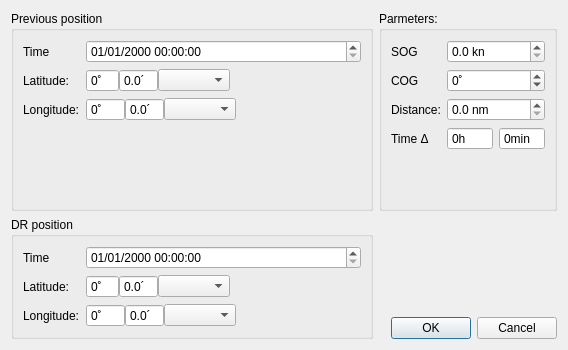
<?xml version="1.0" encoding="UTF-8"?>
<ui version="4.0">
 <class>DialogDR</class>
 <widget class="QDialog" name="DialogDR">
  <property name="geometry">
   <rect>
    <x>0</x>
    <y>0</y>
    <width>568</width>
    <height>350</height>
   </rect>
  </property>
  <property name="windowTitle">
   <string>Dialog</string>
  </property>
  <layout class="QGridLayout" name="gridLayout">
   <item row="0" column="0" colspan="2">
    <widget class="QGroupBox" name="groupBox">
     <property name="title">
      <string>Previous position</string>
     </property>
     <layout class="QFormLayout" name="formLayout_3">
      <item row="0" column="0">
       <widget class="QLabel" name="label_12">
        <property name="text">
         <string>Time</string>
        </property>
       </widget>
      </item>
      <item row="0" column="1">
       <widget class="QDateTimeEdit" name="dateTimeEdit_old">
        <property name="currentSection">
         <enum>QDateTimeEdit::Section::DaySection</enum>
        </property>
        <property name="displayFormat">
         <string>dd/MM/yyyy HH:mm:ss</string>
        </property>
        <property name="timeSpec">
         <enum>Qt::TimeSpec::UTC</enum>
        </property>
       </widget>
      </item>
      <item row="1" column="0">
       <widget class="QLabel" name="label_3">
        <property name="text">
         <string>Latitude:</string>
        </property>
       </widget>
      </item>
      <item row="1" column="1">
       <layout class="QHBoxLayout" name="horizontalLayout_2">
        <property name="spacing">
         <number>0</number>
        </property>
        <item>
         <widget class="QSpinBox" name="spinBox_lat_deg_old">
          <property name="buttonSymbols">
           <enum>QAbstractSpinBox::ButtonSymbols::NoButtons</enum>
          </property>
          <property name="suffix">
           <string>˚</string>
          </property>
          <property name="minimum">
           <number>-90</number>
          </property>
          <property name="maximum">
           <number>90</number>
          </property>
         </widget>
        </item>
        <item>
         <widget class="QDoubleSpinBox" name="doubleSpinBox_lat_min_old">
          <property name="buttonSymbols">
           <enum>QAbstractSpinBox::ButtonSymbols::NoButtons</enum>
          </property>
          <property name="suffix">
           <string>´</string>
          </property>
          <property name="decimals">
           <number>1</number>
          </property>
          <property name="maximum">
           <double>59.000000000000000</double>
          </property>
         </widget>
        </item>
        <item>
         <widget class="QComboBox" name="comboBox_ns_old">
          <property name="currentText">
           <string/>
          </property>
          <property name="currentIndex">
           <number>-1</number>
          </property>
          <property name="maxVisibleItems">
           <number>3</number>
          </property>
         </widget>
        </item>
        <item>
         <spacer name="horizontalSpacer_2">
          <property name="orientation">
           <enum>Qt::Orientation::Horizontal</enum>
          </property>
          <property name="sizeHint" stdset="0">
           <size>
            <width>0</width>
            <height>20</height>
           </size>
          </property>
         </spacer>
        </item>
       </layout>
      </item>
      <item row="2" column="0">
       <widget class="QLabel" name="label_4">
        <property name="text">
         <string>Longitude:</string>
        </property>
       </widget>
      </item>
      <item row="2" column="1">
       <layout class="QHBoxLayout" name="horizontalLayout_4">
        <property name="spacing">
         <number>0</number>
        </property>
        <item>
         <widget class="QSpinBox" name="spinBox_lon_deg_old">
          <property name="wrapping">
           <bool>true</bool>
          </property>
          <property name="alignment">
           <set>Qt::AlignmentFlag::AlignLeading|Qt::AlignmentFlag::AlignLeft|Qt::AlignmentFlag::AlignVCenter</set>
          </property>
          <property name="buttonSymbols">
           <enum>QAbstractSpinBox::ButtonSymbols::NoButtons</enum>
          </property>
          <property name="suffix">
           <string>˚</string>
          </property>
          <property name="minimum">
           <number>-180</number>
          </property>
          <property name="maximum">
           <number>180</number>
          </property>
         </widget>
        </item>
        <item>
         <widget class="QDoubleSpinBox" name="doubleSpinBox_lon_min_old">
          <property name="buttonSymbols">
           <enum>QAbstractSpinBox::ButtonSymbols::NoButtons</enum>
          </property>
          <property name="suffix">
           <string>´</string>
          </property>
          <property name="decimals">
           <number>1</number>
          </property>
          <property name="maximum">
           <double>59.000000000000000</double>
          </property>
         </widget>
        </item>
        <item>
         <widget class="QComboBox" name="comboBox_we_old">
          <property name="maxVisibleItems">
           <number>2</number>
          </property>
         </widget>
        </item>
        <item>
         <spacer name="horizontalSpacer_4">
          <property name="orientation">
           <enum>Qt::Orientation::Horizontal</enum>
          </property>
          <property name="sizeHint" stdset="0">
           <size>
            <width>0</width>
            <height>20</height>
           </size>
          </property>
         </spacer>
        </item>
       </layout>
      </item>
     </layout>
    </widget>
   </item>
   <item row="0" column="2">
    <widget class="QGroupBox" name="groupBox_3">
     <property name="title">
      <string>Parmeters:</string>
     </property>
     <layout class="QFormLayout" name="formLayout">
      <property name="formAlignment">
       <set>Qt::AlignmentFlag::AlignLeading|Qt::AlignmentFlag::AlignLeft|Qt::AlignmentFlag::AlignTop</set>
      </property>
      <item row="0" column="0">
       <widget class="QLabel" name="label_8">
        <property name="text">
         <string>SOG</string>
        </property>
       </widget>
      </item>
      <item row="0" column="1">
       <widget class="QDoubleSpinBox" name="doubleSpinBox_sog">
        <property name="suffix">
         <string> kn</string>
        </property>
        <property name="decimals">
         <number>1</number>
        </property>
        <property name="singleStep">
         <double>0.100000000000000</double>
        </property>
       </widget>
      </item>
      <item row="1" column="0">
       <widget class="QLabel" name="label_7">
        <property name="text">
         <string>COG</string>
        </property>
       </widget>
      </item>
      <item row="1" column="1">
       <widget class="QSpinBox" name="spinBox_cog">
        <property name="wrapping">
         <bool>true</bool>
        </property>
        <property name="suffix">
         <string>˚</string>
        </property>
        <property name="maximum">
         <number>359</number>
        </property>
        <property name="singleStep">
         <number>1</number>
        </property>
        <property name="stepType">
         <enum>QAbstractSpinBox::StepType::AdaptiveDecimalStepType</enum>
        </property>
       </widget>
      </item>
      <item row="2" column="0">
       <widget class="QLabel" name="label_5">
        <property name="text">
         <string>Distance:</string>
        </property>
       </widget>
      </item>
      <item row="2" column="1">
       <widget class="QDoubleSpinBox" name="doubleSpinBox_log">
        <property name="suffix">
         <string> nm</string>
        </property>
        <property name="decimals">
         <number>1</number>
        </property>
        <property name="maximum">
         <double>1000000.000000000000000</double>
        </property>
        <property name="singleStep">
         <double>1.000000000000000</double>
        </property>
       </widget>
      </item>
      <item row="3" column="0">
       <widget class="QLabel" name="label_6">
        <property name="text">
         <string>Time Δ</string>
        </property>
       </widget>
      </item>
      <item row="3" column="1">
       <layout class="QHBoxLayout" name="horizontalLayout_5">
        <item>
         <widget class="QSpinBox" name="spinBox_delta_h">
          <property name="readOnly">
           <bool>true</bool>
          </property>
          <property name="buttonSymbols">
           <enum>QAbstractSpinBox::ButtonSymbols::NoButtons</enum>
          </property>
          <property name="suffix">
           <string>h</string>
          </property>
          <property name="minimum">
           <number>0</number>
          </property>
          <property name="maximum">
           <number>1000</number>
          </property>
         </widget>
        </item>
        <item>
         <widget class="QSpinBox" name="spinBox_delta_min">
          <property name="readOnly">
           <bool>true</bool>
          </property>
          <property name="buttonSymbols">
           <enum>QAbstractSpinBox::ButtonSymbols::NoButtons</enum>
          </property>
          <property name="suffix">
           <string>min</string>
          </property>
          <property name="maximum">
           <number>59</number>
          </property>
         </widget>
        </item>
       </layout>
      </item>
      <item row="5" column="1">
       <spacer name="verticalSpacer">
        <property name="orientation">
         <enum>Qt::Orientation::Vertical</enum>
        </property>
        <property name="sizeHint" stdset="0">
         <size>
          <width>20</width>
          <height>40</height>
         </size>
        </property>
       </spacer>
      </item>
     </layout>
    </widget>
   </item>
   <item row="1" column="0" rowspan="2" colspan="2">
    <widget class="QGroupBox" name="groupBox_2">
     <property name="title">
      <string>DR position</string>
     </property>
     <layout class="QFormLayout" name="formLayout_2">
      <item row="1" column="0">
       <widget class="QLabel" name="label">
        <property name="text">
         <string>Latitude:</string>
        </property>
       </widget>
      </item>
      <item row="2" column="0">
       <widget class="QLabel" name="label_2">
        <property name="text">
         <string>Longitude:</string>
        </property>
       </widget>
      </item>
      <item row="0" column="0">
       <widget class="QLabel" name="label_11">
        <property name="text">
         <string>Time</string>
        </property>
       </widget>
      </item>
      <item row="0" column="1">
       <widget class="QDateTimeEdit" name="dateTimeEdit_dr">
        <property name="currentSection">
         <enum>QDateTimeEdit::Section::DaySection</enum>
        </property>
        <property name="displayFormat">
         <string>dd/MM/yyyy HH:mm:ss</string>
        </property>
        <property name="timeSpec">
         <enum>Qt::TimeSpec::UTC</enum>
        </property>
       </widget>
      </item>
      <item row="2" column="1">
       <layout class="QHBoxLayout" name="horizontalLayout_3">
        <property name="spacing">
         <number>0</number>
        </property>
        <item>
         <widget class="QSpinBox" name="spinBox_lon_deg_dr">
          <property name="wrapping">
           <bool>true</bool>
          </property>
          <property name="alignment">
           <set>Qt::AlignmentFlag::AlignLeading|Qt::AlignmentFlag::AlignLeft|Qt::AlignmentFlag::AlignVCenter</set>
          </property>
          <property name="buttonSymbols">
           <enum>QAbstractSpinBox::ButtonSymbols::NoButtons</enum>
          </property>
          <property name="suffix">
           <string>˚</string>
          </property>
          <property name="minimum">
           <number>-180</number>
          </property>
          <property name="maximum">
           <number>180</number>
          </property>
         </widget>
        </item>
        <item>
         <widget class="QDoubleSpinBox" name="doubleSpinBox_lon_min_dr">
          <property name="buttonSymbols">
           <enum>QAbstractSpinBox::ButtonSymbols::NoButtons</enum>
          </property>
          <property name="suffix">
           <string>´</string>
          </property>
          <property name="decimals">
           <number>1</number>
          </property>
          <property name="maximum">
           <double>59.000000000000000</double>
          </property>
         </widget>
        </item>
        <item>
         <widget class="QComboBox" name="comboBox_we_dr">
          <property name="maxVisibleItems">
           <number>2</number>
          </property>
         </widget>
        </item>
        <item>
         <spacer name="horizontalSpacer_3">
          <property name="orientation">
           <enum>Qt::Orientation::Horizontal</enum>
          </property>
          <property name="sizeHint" stdset="0">
           <size>
            <width>0</width>
            <height>20</height>
           </size>
          </property>
         </spacer>
        </item>
       </layout>
      </item>
      <item row="1" column="1">
       <layout class="QHBoxLayout" name="horizontalLayout">
        <property name="spacing">
         <number>0</number>
        </property>
        <item>
         <widget class="QSpinBox" name="spinBox_lat_deg_dr">
          <property name="buttonSymbols">
           <enum>QAbstractSpinBox::ButtonSymbols::NoButtons</enum>
          </property>
          <property name="suffix">
           <string>˚</string>
          </property>
          <property name="minimum">
           <number>-90</number>
          </property>
          <property name="maximum">
           <number>90</number>
          </property>
         </widget>
        </item>
        <item>
         <widget class="QDoubleSpinBox" name="doubleSpinBox_lat_min_dr">
          <property name="buttonSymbols">
           <enum>QAbstractSpinBox::ButtonSymbols::NoButtons</enum>
          </property>
          <property name="suffix">
           <string>´</string>
          </property>
          <property name="decimals">
           <number>1</number>
          </property>
          <property name="maximum">
           <double>59.000000000000000</double>
          </property>
         </widget>
        </item>
        <item>
         <widget class="QComboBox" name="comboBox_ns_dr">
          <property name="currentText">
           <string/>
          </property>
          <property name="currentIndex">
           <number>-1</number>
          </property>
          <property name="maxVisibleItems">
           <number>3</number>
          </property>
         </widget>
        </item>
        <item>
         <spacer name="horizontalSpacer">
          <property name="orientation">
           <enum>Qt::Orientation::Horizontal</enum>
          </property>
          <property name="sizeHint" stdset="0">
           <size>
            <width>0</width>
            <height>20</height>
           </size>
          </property>
         </spacer>
        </item>
       </layout>
      </item>
     </layout>
    </widget>
   </item>
   <item row="2" column="1" colspan="2">
    <widget class="QDialogButtonBox" name="buttonBox">
     <property name="orientation">
      <enum>Qt::Orientation::Horizontal</enum>
     </property>
     <property name="standardButtons">
      <set>QDialogButtonBox::StandardButton::Cancel|QDialogButtonBox::StandardButton::Ok</set>
     </property>
    </widget>
   </item>
  </layout>
 </widget>
 <resources/>
 <connections>
  <connection>
   <sender>buttonBox</sender>
   <signal>accepted()</signal>
   <receiver>DialogDR</receiver>
   <slot>accept()</slot>
   <hints>
    <hint type="sourcelabel">
     <x>248</x>
     <y>254</y>
    </hint>
    <hint type="destinationlabel">
     <x>157</x>
     <y>274</y>
    </hint>
   </hints>
  </connection>
  <connection>
   <sender>buttonBox</sender>
   <signal>rejected()</signal>
   <receiver>DialogDR</receiver>
   <slot>reject()</slot>
   <hints>
    <hint type="sourcelabel">
     <x>316</x>
     <y>260</y>
    </hint>
    <hint type="destinationlabel">
     <x>286</x>
     <y>274</y>
    </hint>
   </hints>
  </connection>
 </connections>
</ui>
